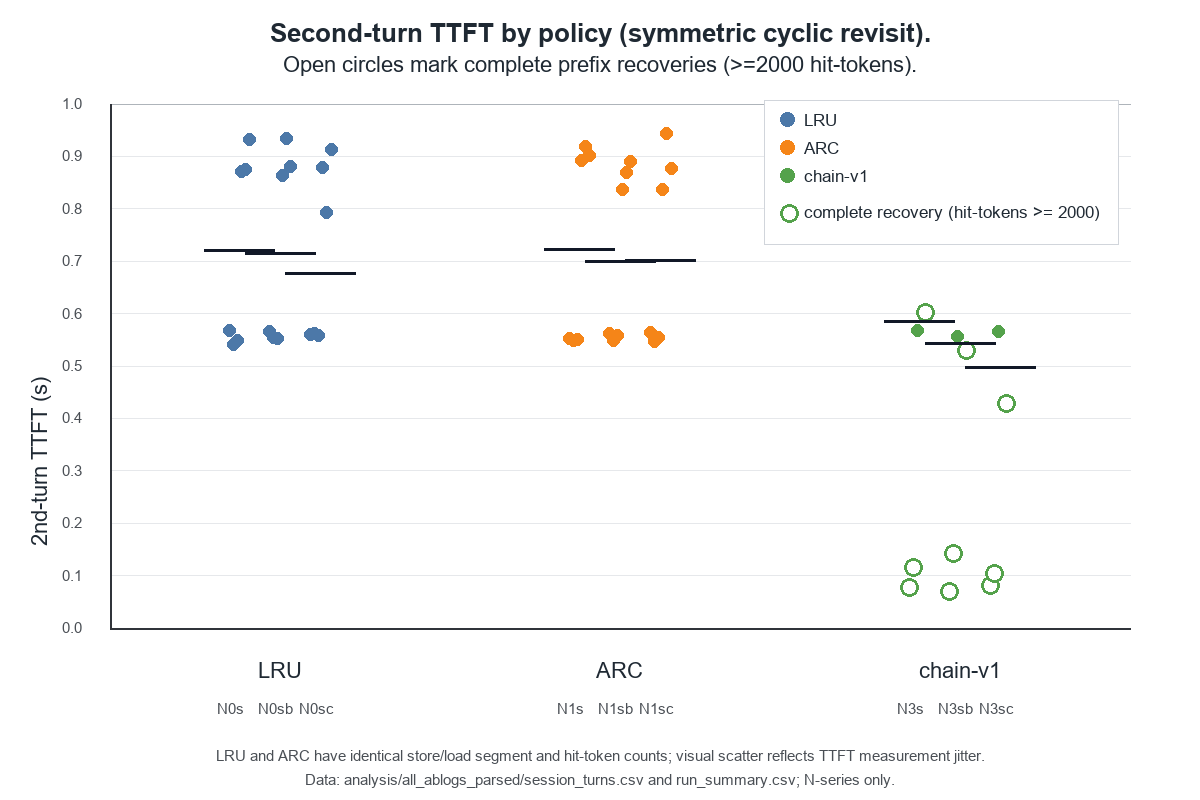

Write Python code to recreate this figure.
#!/usr/bin/env python3
"""Regenerate Figure 2 from parsed N-series logs.

This script reads only parsed CSVs produced by parse_logs.py:
  - session_turns.csv
  - run_summary.csv

It filters to the N-series policy runs used in the report:
  - N0s/N0sb/N0sc: LRU
  - N1s/N1sb/N1sc: ARC
  - N3s/N3sb/N3sc: chain-v1

The output plot answers: how does second-turn TTFT differ across LRU, ARC,
and chain-v1 on the symmetric cyclic revisit workload?
"""

from __future__ import annotations

import argparse
import math
import statistics
from collections import OrderedDict
from pathlib import Path

import pandas as pd
from PIL import Image, ImageDraw, ImageFont


RUNS = OrderedDict(
    [
        ("LRU", ["N0s", "N0sb", "N0sc"]),
        ("ARC", ["N1s", "N1sb", "N1sc"]),
        ("chain-v1", ["N3s", "N3sb", "N3sc"]),
    ]
)
EXPECTED_MEDIAN_BANDS = {
    "LRU": (0.68, 0.72),
    "ARC": (0.68, 0.72),
    "chain-v1": (0.50, 0.58),
}
RECOVERED_LOW_BAND = (0.07, 0.14)
COMPLETE_THRESHOLD = 2000


def load_font(size: int, bold: bool = False) -> ImageFont.FreeTypeFont | ImageFont.ImageFont:
    candidates = [
        r"C:\Windows\Fonts\arialbd.ttf" if bold else r"C:\Windows\Fonts\arial.ttf",
        r"C:\Windows\Fonts\segoeuib.ttf" if bold else r"C:\Windows\Fonts\segoeui.ttf",
        "/usr/share/fonts/truetype/dejavu/DejaVuSans-Bold.ttf" if bold else "/usr/share/fonts/truetype/dejavu/DejaVuSans.ttf",
    ]
    for candidate in candidates:
        try:
            return ImageFont.truetype(candidate, size)
        except OSError:
            continue
    return ImageFont.load_default()


def median(values: list[float]) -> float:
    return float(statistics.median(values))


def clean_bool(value: object) -> bool:
    if isinstance(value, bool):
        return value
    if isinstance(value, str):
        return value.lower() == "true"
    return bool(value)


def validate_inputs(session_df: pd.DataFrame, summary_df: pd.DataFrame) -> tuple[pd.DataFrame, pd.DataFrame]:
    run_tags = [tag for tags in RUNS.values() for tag in tags]
    missing_session = sorted(set(run_tags) - set(session_df["run_tag"]))
    missing_summary = sorted(set(run_tags) - set(summary_df["run_tag"]))
    if missing_session or missing_summary:
        raise SystemExit(
            "Missing required N-series runs: "
            f"session_turns missing={missing_session}, run_summary missing={missing_summary}"
        )

    ttft = session_df[
        (session_df["run_tag"].isin(run_tags))
        & (session_df["turn"] == 2)
        & (session_df["source"] == "events")
    ].copy()
    ttft = ttft[pd.notna(ttft["ttft_s"])].copy()
    if len(ttft) != 54:
        raise SystemExit(f"Expected 54 N-series turn=2 event rows, found {len(ttft)}")

    evidence = session_df[
        (session_df["run_tag"].isin(run_tags))
        & (session_df["turn"] == 2)
        & (pd.to_numeric(session_df["hit_tokens"], errors="coerce") >= COMPLETE_THRESHOLD)
    ].copy()
    complete_keys = {
        (str(row.run_tag), int(row.session_id), int(row.turn)): float(row.hit_tokens)
        for row in evidence.itertuples()
    }

    ttft["complete_recovery_from_hit_tokens"] = [
        (str(row.run_tag), int(row.session_id), int(row.turn)) in complete_keys
        for row in ttft.itertuples()
    ]
    ttft["complete_hit_tokens"] = [
        complete_keys.get((str(row.run_tag), int(row.session_id), int(row.turn)), 0.0)
        for row in ttft.itertuples()
    ]
    ttft["policy"] = [
        next(policy for policy, tags in RUNS.items() if tag in tags)
        for tag in ttft["run_tag"]
    ]
    return ttft, evidence


def verify(ttft: pd.DataFrame, summary_df: pd.DataFrame) -> str:
    lines: list[str] = []
    failures: list[str] = []

    lines.append("Per-run second-turn TTFT medians:")
    for policy, tags in RUNS.items():
        low, high = EXPECTED_MEDIAN_BANDS[policy]
        for tag in tags:
            values = ttft.loc[ttft["run_tag"] == tag, "ttft_s"].astype(float).tolist()
            med = median(values)
            summary_med = float(summary_df.loc[summary_df["run_tag"] == tag, "turn2_ttft_s_p50"].iloc[0])
            if abs(med - summary_med) > 1e-9:
                failures.append(f"{tag}: recomputed median {med:.6f} != run_summary {summary_med:.6f}")
            rounded = round(med, 2)
            if not (low <= rounded <= high):
                failures.append(f"{tag}: rounded median {rounded:.2f}s outside expected {low:.2f}-{high:.2f}s")
            lines.append(f"  {tag:5s} {policy:8s} median={med:.6f}s rounded={rounded:.2f}s")

    recovered = ttft[
        (ttft["policy"] == "chain-v1")
        & (ttft["complete_recovery_from_hit_tokens"])
    ].sort_values(["run_tag", "session_id"])
    if len(recovered) != 9:
        failures.append(f"chain-v1 complete recovery rows: expected 9, found {len(recovered)}")

    lines.append("")
    lines.append("chain-v1 complete recoveries from hit-tokens:")
    low_band_count = 0
    for row in recovered.itertuples():
        rounded = round(float(row.ttft_s), 2)
        in_low_band = RECOVERED_LOW_BAND[0] <= rounded <= RECOVERED_LOW_BAND[1]
        low_band_count += int(in_low_band)
        marker = "low-band" if in_low_band else "outside-low-band"
        lines.append(
            f"  {row.run_tag:5s} session={int(row.session_id)} "
            f"hit_tokens={int(row.complete_hit_tokens)} ttft={float(row.ttft_s):.6f}s "
            f"rounded={rounded:.2f}s {marker}"
        )

    if low_band_count < 6:
        failures.append(
            "chain-v1 recovered low-band rows: expected at least 6 complete recoveries "
            f"rounding to {RECOVERED_LOW_BAND[0]:.2f}-{RECOVERED_LOW_BAND[1]:.2f}s, found {low_band_count}"
        )

    if failures:
        raise SystemExit("Verification failed:\n" + "\n".join(f"  - {f}" for f in failures))

    lines.append("")
    lines.append("Verification passed.")
    return "\n".join(lines)


def draw_centered(draw: ImageDraw.ImageDraw, xy: tuple[int, int], text: str, font, fill) -> None:
    bbox = draw.textbbox((0, 0), text, font=font)
    w = bbox[2] - bbox[0]
    h = bbox[3] - bbox[1]
    draw.text((xy[0] - w / 2, xy[1] - h / 2), text, font=font, fill=fill)


def render_plot(ttft: pd.DataFrame, output: Path) -> None:
    width, height = 1200, 800
    left, right, top, bottom = 110, 70, 104, 172
    plot_w, plot_h = width - left - right, height - top - bottom
    y_min, y_max = 0.0, 1.0
    colors = {"LRU": "#4C78A8", "ARC": "#F58518", "chain-v1": "#54A24B"}

    img = Image.new("RGB", (width, height), "white")
    draw = ImageDraw.Draw(img)
    title_font = load_font(26, bold=True)
    label_font = load_font(22)
    small_font = load_font(17)
    tiny_font = load_font(15)

    def x_of(policy_idx: int, offset: float = 0.0) -> float:
        span = plot_w / 3
        return left + span * (policy_idx + 0.5 + offset)

    def y_of(value: float) -> float:
        return top + (y_max - value) / (y_max - y_min) * plot_h

    # Grid and axes.
    for tick in [i / 10 for i in range(0, 11, 1)]:
        y = y_of(tick)
        fill = "#E6E8EB" if tick not in (0.0, 1.0) else "#AEB4BA"
        draw.line((left, y, width - right, y), fill=fill, width=1)
        draw.text((left - 48, y - 9), f"{tick:.1f}", font=tiny_font, fill="#4A4F55")

    draw.line((left, top, left, height - bottom), fill="#30343A", width=2)
    draw.line((left, height - bottom, width - right, height - bottom), fill="#30343A", width=2)

    draw_centered(draw, (width // 2, 30), "Second-turn TTFT by policy (symmetric cyclic revisit).", title_font, "#1F2933")
    draw_centered(
        draw,
        (width // 2, 62),
        "Open circles mark complete prefix recoveries (>=2000 hit-tokens).",
        label_font,
        "#1F2933",
    )
    # Rotated y label.
    y_label = Image.new("RGBA", (360, 50), (255, 255, 255, 0))
    yd = ImageDraw.Draw(y_label)
    yd.text((0, 5), "2nd-turn TTFT (s)", font=label_font, fill="#1F2933")
    y_label = y_label.rotate(90, expand=True)
    img.paste(y_label, (22, top + plot_h // 2 - y_label.height // 2), y_label)

    for policy_idx, (policy, tags) in enumerate(RUNS.items()):
        draw_centered(draw, (int(x_of(policy_idx)), height - bottom + 38), policy, label_font, "#1F2933")
        for run_idx, tag in enumerate(tags):
            subset = ttft[ttft["run_tag"] == tag].sort_values("session_id")
            run_offset = [-0.12, 0.0, 0.12][run_idx]
            for row in subset.itertuples():
                sid_offset = (int(row.session_id) - 2.5) * 0.012
                x = x_of(policy_idx, run_offset + sid_offset)
                y = y_of(float(row.ttft_s))
                complete = bool(row.complete_recovery_from_hit_tokens)
                if complete:
                    r = 9
                    draw.ellipse((x - r, y - r, x + r, y + r), fill="white", outline=colors[policy], width=3)
                else:
                    r = 6
                    draw.ellipse((x - r, y - r, x + r, y + r), fill=colors[policy], outline=colors[policy])

            med = median(subset["ttft_s"].astype(float).tolist())
            mx = x_of(policy_idx, run_offset)
            my = y_of(med)
            draw.line((mx - 35, my, mx + 35, my), fill="#111827", width=3)
            draw.text((mx - 22, height - bottom + 72), tag, font=tiny_font, fill="#4A4F55")

    # Legend.
    legend_x, legend_y = width - right - 350, top + 8
    draw.rectangle((legend_x - 16, legend_y - 12, legend_x + 338, legend_y + 132), fill="white", outline="#D1D5DB")
    for idx, policy in enumerate(RUNS):
        y = legend_y + idx * 28
        draw.ellipse((legend_x, y, legend_x + 14, y + 14), fill=colors[policy], outline=colors[policy])
        draw.text((legend_x + 24, y - 2), policy, font=small_font, fill="#1F2933")
    y = legend_y + 92
    draw.ellipse((legend_x, y, legend_x + 18, y + 18), fill="white", outline="#54A24B", width=3)
    draw.text((legend_x + 24, y - 2), "complete recovery (hit-tokens >= 2000)", font=small_font, fill="#1F2933")

    note = "LRU and ARC have identical store/load segment and hit-token counts; visual scatter reflects TTFT measurement jitter."
    caption = "Data: analysis/all_ablogs_parsed/session_turns.csv and run_summary.csv; N-series only."
    draw_centered(draw, (width // 2, height - 46), note, tiny_font, "#4A4F55")
    draw_centered(draw, (width // 2, height - 22), caption, tiny_font, "#4A4F55")

    output.parent.mkdir(parents=True, exist_ok=True)
    img.save(output)


def main() -> None:
    parser = argparse.ArgumentParser(description=__doc__)
    parser.add_argument(
        "--parsed-dir",
        type=Path,
        default=Path(__file__).resolve().parent / "all_ablogs_parsed",
    )
    parser.add_argument(
        "--out",
        type=Path,
        default=Path(__file__).resolve().parent / "fig2_from_logs.png",
    )
    args = parser.parse_args()

    session_path = args.parsed_dir / "session_turns.csv"
    summary_path = args.parsed_dir / "run_summary.csv"
    if not session_path.exists() or not summary_path.exists():
        raise SystemExit(f"Missing parsed CSVs under {args.parsed_dir}")

    session_df = pd.read_csv(session_path)
    summary_df = pd.read_csv(summary_path)
    ttft, _evidence = validate_inputs(session_df, summary_df)
    print(verify(ttft, summary_df))
    render_plot(ttft, args.out)
    print(f"Wrote {args.out.resolve()}")


if __name__ == "__main__":
    main()
